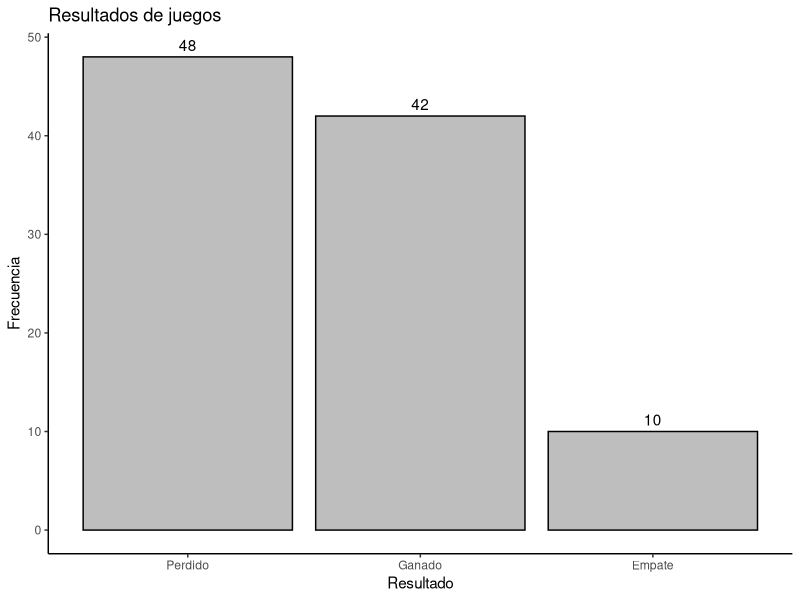
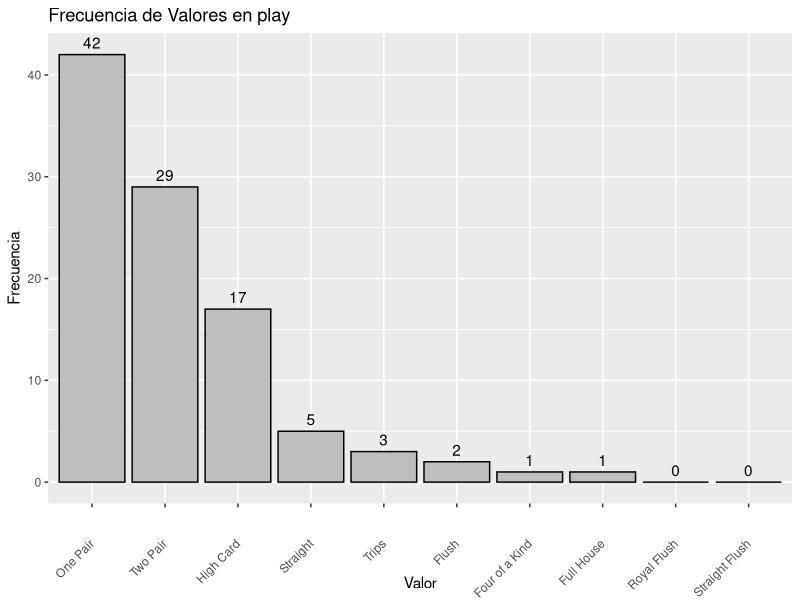
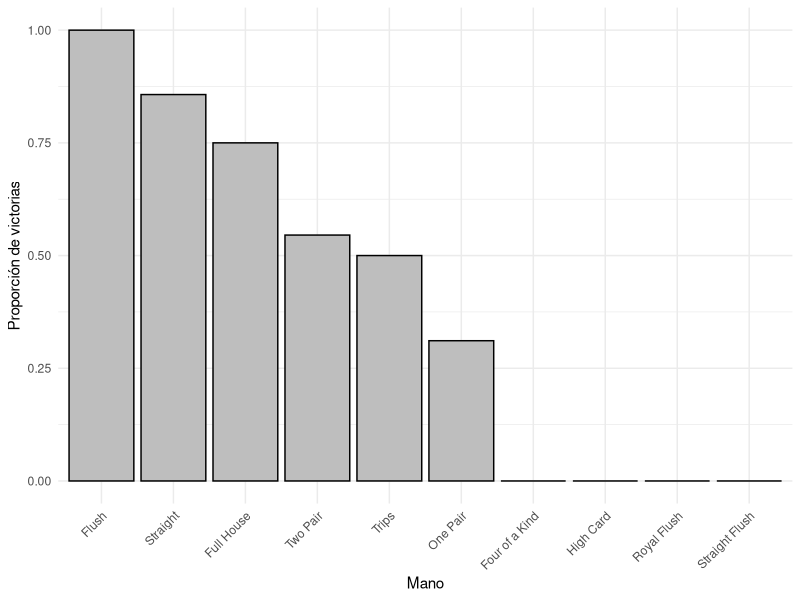
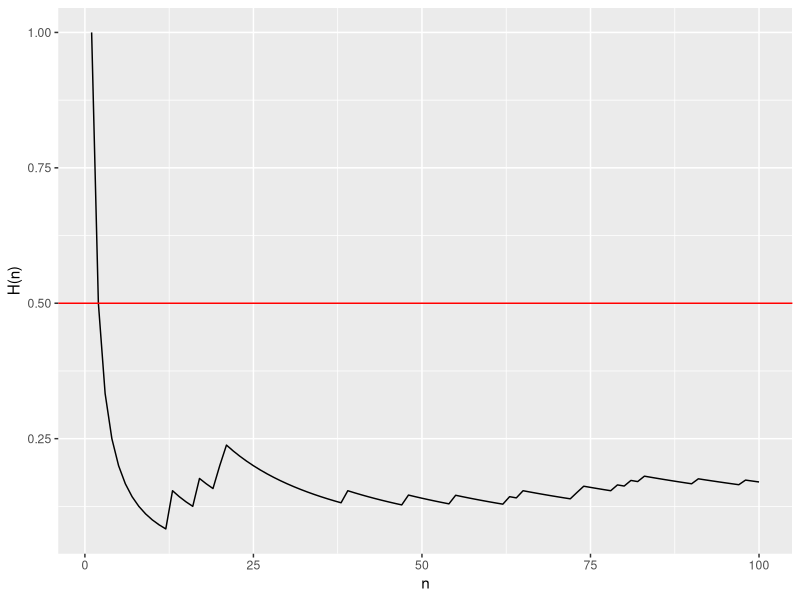
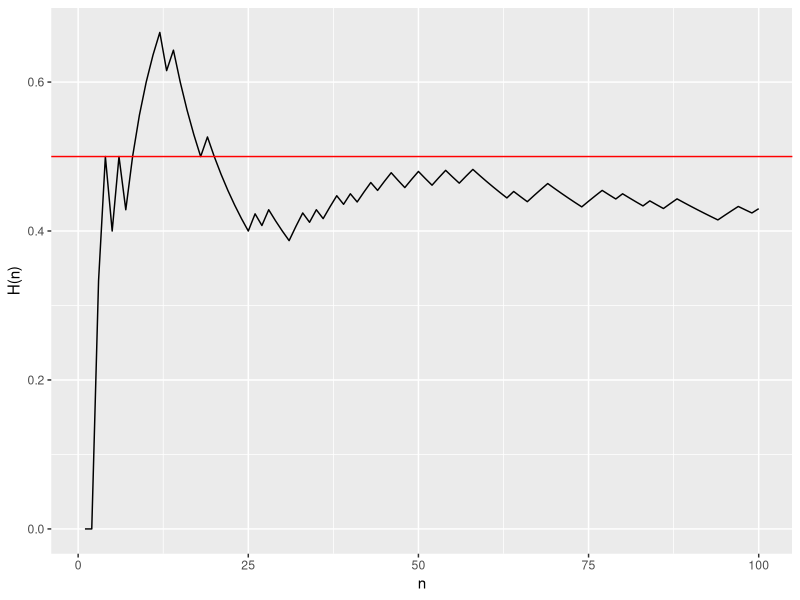
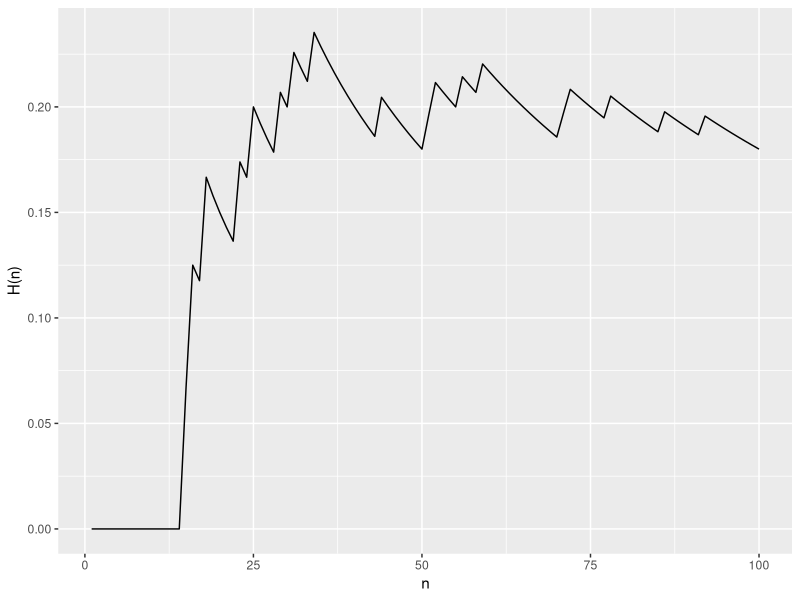
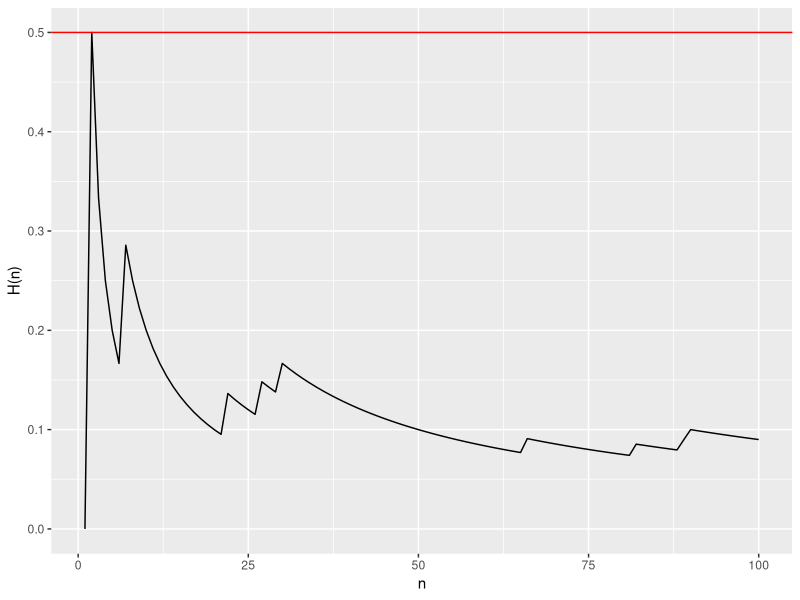
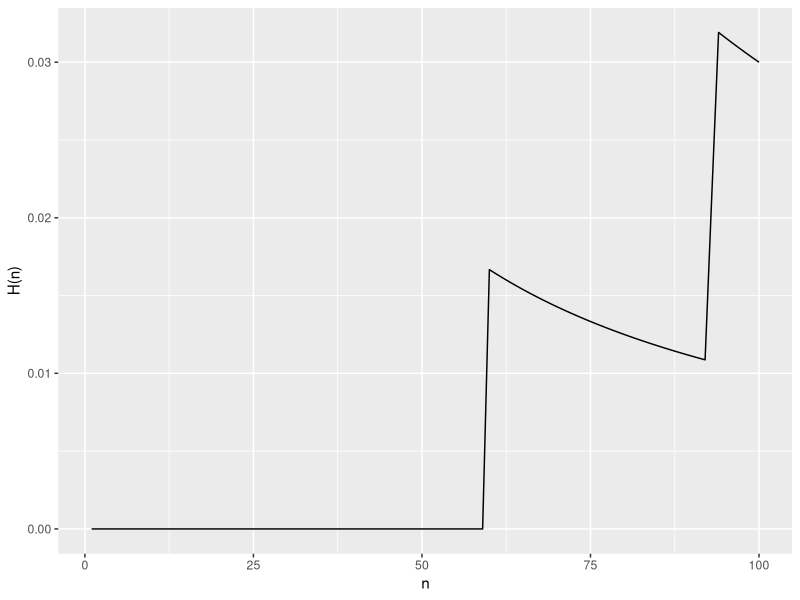

Source code (R) for these figures, in order:
## ---- chunk 1
deck <- data.frame(
  face = c("king", "queen", "jack", "ten", "nine", "eight", "seven", "six",
           "five", "four", "three", "two", "ace", "king", "queen", "jack", "ten", 
           "nine", "eight", "seven", "six", "five", "four", "three", "two", "ace", 
           "king", "queen", "jack", "ten", "nine", "eight", "seven", "six", "five", 
           "four", "three", "two", "ace", "king", "queen", "jack", "ten", "nine", 
           "eight", "seven", "six", "five", "four", "three", "two", "ace"),  
  suit = c("spades", "spades", "spades", "spades", "spades", "spades", 
           "spades", "spades", "spades", "spades", "spades", "spades", "spades", 
           "clubs", "clubs", "clubs", "clubs", "clubs", "clubs", "clubs", "clubs", 
           "clubs", "clubs", "clubs", "clubs", "clubs", "diamonds", "diamonds", 
           "diamonds", "diamonds", "diamonds", "diamonds", "diamonds", "diamonds", 
           "diamonds", "diamonds", "diamonds", "diamonds", "diamonds", "hearts", 
           "hearts", "hearts", "hearts", "hearts", "hearts", "hearts", "hearts", 
           "hearts", "hearts", "hearts", "hearts", "hearts"), 
  value = c(13, 12, 11, 10, 9, 8, 7, 6, 5, 4, 3, 2, 1, 13, 12, 11, 10, 9, 8, 
            7, 6, 5, 4, 3, 2, 1, 13, 12, 11, 10, 9, 8, 7, 6, 5, 4, 3, 2, 1, 13, 12, 11, 
            10, 9, 8, 7, 6, 5, 4, 3, 2, 1)
)
## ---- chunk 2


shuffle <- function(deck) { 
  random <- sample(1:52, size = 52)
  deck[random, ]
}

shuffle_deck <- shuffle(deck)

## ---- chunk 3
  dealer <- function(shuffle_deck, n){
  
  cards_per_player <- 2
  players = vector("list", length = n)
  
  # Reparticion de las cartas segun en la posicion en la que se encuentren 
  for(i in 1:n){
    firts <- (i)
    last <- (i + n)
    players[[i]] <- merge(shuffle_deck[firts,],shuffle_deck[last,],all=TRUE)
    
  }
  
  # se ignoran las cartas ya repartidas y se ignora una mas para agregar las tres siguientes en fila 
  remaining_cards <- shuffle_deck[(n * cards_per_player + 2):(n * cards_per_player + 4), ]
  #A la posicion en la que quedamos se ignora la siguiente carta y se define la siguiente a esa
  turn <- shuffle_deck[(n * cards_per_player + 6),]
  #A la posicion en la que quedamos se ignora la siguiente carta y se define la siguiente a esa
  river <- shuffle_deck[(n * cards_per_player + 8),]
  
  #se unen las dos cartas resntantes al data frame de las cartas de la mesa 
  remaining_cards <- merge(remaining_cards,turn,all = TRUE)
  remaining_cards <- merge(remaining_cards,river,all = TRUE)
  
  return(list(players = players, table = remaining_cards))
}
## ---- chunk 4

numPlayers <- 2

players <- dealer(shuffle_deck, numPlayers)

print(shuffle_deck)

for (i in 1:numPlayers) {
  
  print(players$players[[i]])
  
}

print(players$table)

## ---- chunk 5
#function to extract and sort the cards 
sort_cards <- function(hand_Table,hand_Player){
  cards <- merge(hand_Table,hand_Player, all = TRUE)
  sort_c <- ordenado <- cards[order(cards$value),]
  return(sort_c) 
}

#Function auxiliar for cards_poker
is_ace <- function(value){
  if(value == 1){
    return(14)
  }
  return(value)
}

## ---- chunk 6

#function for royal flush 
royal_flush <- function(cards){
  
  #definicion de variables auxiliares 
  s = 0
  c = 0
  h = 0
  d = 0
  n=6
  counter = 0
  straigh = TRUE
  Flush = FALSE
  
  #se verifica si cumple la condicion inicial de que la ultima y la primer carta 
  #y se define el color que tienen 
  if(cards[1,3] == 1 & cards[7,3] == 13){
    if(cards[1,2] == "spades"){
      s = s + 1
    }
    if(cards[1,2] == "clubs"){
      c = c + 1
    }
    if(cards[1,2] == "hearts"){
      h = h + 1
    }
    if(cards[1,2] == "diamonds"){
      d = d + 1
    }
    
    if(cards[7,2] == "spades"){
      s = s + 1
    }
    if(cards[7,2] == "clubs"){
      c = c + 1
    }
    if(cards[7,2] == "hearts"){
      h = h + 1
    }
    if(cards[7,2] == "diamonds"){
      d = d + 1
    }
    
    #While que define si la escalera se cumple si no cambia el valor de verdad del straigh
    while (straigh & n>1) {
      if( ((cards[n,3] == (cards[n+1,3]-1))|cards[n,3] == (cards[n+1,3])) & counter<3 ){
        if(cards[n,2] == "spades"){
          s = s + 1
        }
        if(cards[n,2] == "clubs"){
          c = c + 1
        }
        if(cards[n,2] == "hearts"){
          h = h + 1
        }
        if(cards[n,2] == "diamonds"){
          d = d + 1
        }
        if(cards[n,3] == (cards[n+1,3]-1)){
          counter = counter +1
        }
      }
      if((cards[n,3] == (cards[n+1,3])) & counter<3){
        if(cards[n,2] == "spades"){
          s = s + 1
        }
        if(cards[n,2] == "clubs"){
          c = c + 1
        }
        if(cards[n,2] == "hearts"){
          h = h + 1
        }
        if(cards[n,2] == "diamonds"){
          d = d + 1
        }
      }
      if((cards[n+1,3]-cards[n,3]) > 1 & counter<3){
        straigh = FALSE
      }
      n = n-1
    }
    
    #Determina si cumple la condicion del color 
    if(d == 5 | c == 5 | s == 5 | h == 5){
      Flush = TRUE
    }
    
    #Retorno dependiendo de los valores obtenidos 
    if(straigh & Flush){
      return(c(10,14,0))
    }
    if(straigh & !Flush){
      return(c(5,14,0))
    }
  }
  return(c(0,0,0))
}
## ---- chunk 7

#function for straigh flush
straigh_flush <- function(cards){
  HC = 0
  counter = 0
  straigh = FALSE
  Flush = FALSE
  broke = FALSE
  s = 0
  c = 0
  h = 0
  d = 0
  
  #se define el color de la carta en donde se empieza la iteracion
  if(cards[1,2] == "spades"){
    s =s +1
  }
  if(cards[1,2] == "clubs"){
    c =c +1
  }
  if(cards[1,2] == "hearts"){
    h =h +1
  }
  if(cards[1,2] == "diamonds"){
    d =d +1
  }
  
  #se realiza un ciclo en donde se comprueba si la carta siguiente es continua a la anterior 
  for (i in 1:6) {
    #comprueba si la siguiente es una mayor a la carta actual
    if(cards[i,3] == (cards[i+1,3]-1) & !broke){
      counter = counter+1
      HC = cards[i+1,3]
      if(cards[i+1,2] == "spades"){
        s =s +1
      }
      if(cards[i+1,2] == "clubs"){
        c =c +1
      }
      if(cards[i+1,2] == "hearts"){
        h =h +1
      }
      if(cards[i+1,2] == "diamonds"){
        d =d +1
      }
    }
    #comprueba si el valor es exactamente igual que el de la carta actual 
    if(cards[i,3] == (cards[i+1,3]) & !broke){
      if(cards[i+1,2] == "spades"){
        s =s +1
      }
      if(cards[i+1,2] == "clubs"){
        c =c +1
      }
      if(cards[i+1,2] == "hearts"){
        h =h +1
      }
      if(cards[i+1,2] == "diamonds"){
        d =d +1
      }
    }
    #define si la carta siguiente no coincide para hacer una escalera 
    if(cards[i+1,3] - cards[i,3] > 1 & counter < 4){
      counter = 0
    }
    #define si la carta siguiente no tiene una escalera pero ya se tiene una escalera 
    if(cards[i+1,3] - cards[i,3] > 1 & counter >= 4){
      broke = !broke
    }
    
  }
  
  #condicionales para saber si existe la escalera y si existe el color 
  if(counter >= 4){
    straigh = TRUE
  }
  if(s==5 | c==5 | h==5 | d==5){
    Flush=TRUE
  }
  
  #retorno de las funciones finales con respecto a los valores de straigh y flush
  if(straigh & Flush){
    return(c(9,HC,0))
  }
  if(straigh & !Flush){
    return(c(5,HC,0))
  }
  if(!straigh & !Flush){
    return(c(0,0,0))
  }
  return(c(0,0,0))
}
## ---- chunk 8

#function for flush
card_flush <- function(cards){
  
  s = c(0,0)
  c = c(0,0)
  h = c(0,0)
  d = c(0,0)
  
  #mira cada carta y segun el color lo guarda en su respectivo vector con su respectivo valor 
  for (i in 1:7) {
      if(cards[i,2] == "spades"){
        s[1] =s[1] +1
        s[2] = cards[i,3]
      }
      if(cards[i,2] == "clubs"){
        c[1] =c[1] +1
        c[2] = cards[i,3]
      }
      if(cards[i,2] == "hearts"){
        h[1] =h[1] +1
        h[2] = cards[i,3]
      }
      if(cards[i,2] == "diamonds"){
        d[1] =d[1] +1
        d[2] = cards[i,3]
      }
  }
  #define cual tipo de color es el que salio y retorna 
  if(s[1]>=5){
    return(c(6,s[2],0))
  }
  if(c[1]>=5){
    return(c(6,c[2],0))
  }
  if(h[1]>=5){
    return(c(6,h[2],0))
  }
  if(d[1]>=5){
    return(c(6,d[2],0))
  }
  return(c(0,0,0))
}
## ---- chunk 9


#Function for poker, full house, tree of a kind, two pair and pair 
cards_poker <- function(cards){
  #se define un data frame auxiliar para unirlo al principal
  aux <- data.frame(
    face = c("F"),  
    suit = c("F"), 
    value = c(0))
  # se une dicho data frame
  cards = sort_cards(aux,cards)
  
  #se definen los vectores que guardaran la cantidad de veces que se repite alguna carta 
  poker = c(0,0)
  pair = c(0,0)
  three = c(0,0)
  n=1
  HC = 0
  index = 8
  #while que va determinando si existen cartas repetidas con respecto a las anteriores 
  while (index>1) {
    if(cards[index,3] == cards[index-1,3]){
      n = n+1
    }else{
      if(n == 2){
        pair[1]=pair[1]+1
        if(pair[2] == 0 | cards[index,3] == 1){
          pair[2]=is_ace(cards[index,3])
        }
      }
      if(n == 3){
        three[1]=three[1]+1
        if(three[2] == 0 | cards[index,3] == 1){
          three[2]=is_ace(cards[index,3])
        }
      }
      if(n == 4){
        poker[1]=poker[1]+1
        poker[2]=is_ace(cards[index,3])
      }
      
      #Definition of the High Card
      if(HC==0){
        if(n==1){
          HC = cards[index,3]
        }else{
          if(n == 2 & pair[1] == 1){
            HC = 0
          }
          if(n == 2 & pair[1] == 2 ){
            HC = is_ace(cards[index-1,3])
          }
          if(n == 3 ){
            HC = is_ace(cards[index-1,3])
          }
          if(n == 4 ){
            HC = is_ace(cards[index-1,3])
          }
        }
      }
      n = 1
    }
    index = index - 1
  }
  
  #Con los valores obtenidos de los vectores llenados se define la salida que tendra la funcion
  if(poker[1]==1){
    return(c(8,poker[2],HC))
  }
  if((three[1] == 2) | (three[1] == 1 & (pair[1]==1 | pair[1]==2))){
    return(c(7,three[2],0))
  }
  if(three[1]==1 & pair[1]!=1 & pair[1]!=2){
    return(c(4,three[2],HC))
  }
  if(pair[1]==2 | pair[1]==3){
    return(c(3,pair[2],HC))
  }
  if(pair[1]==1){
    return(c(2,pair[2],HC))
  }
  return(c(1,cards[8,3],0))
}
## ---- chunk 10
#function defining the hand 
hand_defining <- function(poker_table,hand_player){
  
  cards = sort_cards(poker_table,hand_player)
  
  hand = c(0,0,0)
  
  #Define si tiene la jugada mas fuerte 
  aux = royal_flush(cards)
  if(aux[1] == 10){
    return(aux)
  }else{
    hand = aux
  }
  
  #si no la tiene determina si tiene una escalera o anteriormente obtuvo una escalera real 
  aux = straigh_flush(cards)
  if(aux[1]==9){
    return(aux)
  }
  if(hand[2]<aux[2]){
    hand = aux
  }
  
  #determina si el jugador tiene color 
  aux = card_flush(cards)
  if(aux[1]==6){
    hand = aux
  }
  
  #Por ultimo define si tiene alguna de las jugadas restantes para retornar el valor de la mano 
  aux = cards_poker(cards)
  if(aux[1]>hand[1]){
    return(aux)
  }else{
    return(hand)
  }
  
}
## ---- chunk 11

#function defining
player_won <- function(game_1,game_2){
  if(game_1[1] > game_2[1]){
    return(1)
  }
  if(game_1[1] == game_2[1] & game_1[2] > game_2[2]){
    return(1)
  }
  if(game_1[1] == game_2[1] & game_1[2] == game_2[2]){
    if(game_1[3] > game_2[3] ){
      return(1)
    }
    if(game_1[3] < game_2[3]){
      return(2)
    }
    return(3)
  }
  return(2)
}

## ---- chunk 12
prueba_straigh_flush <- data.frame(
  face = c("two", "three", "five", "four", "seven"),  
  suit = c("spades", "clubs", "spades", "diamonds", "hearts"), 
  value = c(2,3,5,4,7)
)

prueba_mano <- data.frame(
  face = c("ten", "eigth"),  
  suit = c("clubs", "spades"), 
  value = c(10,8)
)

prueba <- hand_defining(prueba_straigh_flush,prueba_mano)
prueba 
## ---- chunk 13

library(ggplot2)


win = rep(0,3)
play = rep(0,10)

for (i in 1:100) {
  
  won = 1
  
  deck_shuffle = shuffle(deck)
  players <- dealer(deck_shuffle,numPlayers)
  
  hand_player = hand_defining(players$table,players$players[[1]])
  play[hand_player[1]] = play[hand_player[1]]+1
  
  for (i in 2:numPlayers) {
    aux = player_won(hand_player,hand_defining(players$table,players$players[[i]]))
    if(aux == 2){
      won = 2
      break
    }
    won = aux
  }
  win[won] = win[won] +1
}

df_win <- data.frame(Resultado = c("Ganado", "Perdido", "Empate"),
                 Frecuencia = win)
df_win$Resultado <- reorder(df_win$Resultado, -df_win$Frecuencia)
 
ggplot(df_win, aes(x = Resultado, y = Frecuencia)) +
  geom_bar(stat = "identity", fill = "grey", color = "black") +
  geom_text(aes(label = Frecuencia), vjust = -0.5) +
  labs(title = "Resultados de juegos",
       x = "Resultado",
       y = "Frecuencia") +
  theme_classic()




df_play <- data.frame(Valor = c("High Card", "One Pair", "Two Pair", "Trips", "Straight", "Flush", "Full House", "Four of a Kind", "Straight Flush", "Royal Flush"), Frecuencia = play)

df_play$Valor <- reorder(df_play$Valor, -df_play$Frecuencia)

ggplot(df_play, aes(x = Valor, y = Frecuencia)) +
  geom_bar(stat = "identity", fill = "gray", color = "black") +
  geom_text(aes(label = Frecuencia), vjust = -0.5) +  
  labs(title = "Frecuencia de Valores en play",
       x = "Valor",
       y = "Frecuencia") +
  theme(axis.text.x = element_text(angle = 45, vjust = 0.5, hjust = 1))

## ---- chunk 14

library(ggplot2)

hand <- matrix(0, nrow = 10, ncol = 2)
aux = 0
aux_2 = 0

# Realizar simulación
for (i in 1:100) {
  deck_shuffle = shuffle(deck)
  players <- dealer(deck_shuffle, numPlayers)
  
  hand_player = hand_defining(players$table, players$players[[1]])
  
  hand[hand_player[1], 1] = hand[hand_player[1], 1] + 1
  
  for (i in 2:numPlayers) {
    aux = player_won(hand_player, hand_defining(players$table, players$players[[i]]))
    if (aux == 2) {
      break
    }
  }
  
  if (aux == 1) {
    hand[hand_player[1], 2] = hand[hand_player[1], 2] + 1 
  }
}

# Calcular la proporción de victorias por mano
win_per_hand = rep(0, 10)

for (i in 1:10) {
  if (hand[i, 1] != 0) {
    win_per_hand[i] = hand[i, 2] / hand[i, 1]
  }
}

# Crear el data frame para ggplot con nombres de manos


data_df <- data.frame(Valor = c("High Card", "One Pair", "Two Pair", "Trips", "Straight", "Flush", "Full House", "Four of a Kind", "Straight Flush", "Royal Flush"),win_ratio = win_per_hand)

data_df$Valor <- reorder(data_df$Valor, -data_df$win_ratio)


# Crear la gráfica
ggplot(data = data_df, aes(x = Valor, y = win_ratio)) +
  geom_bar(stat = "identity", fill = "gray", color = "black") +
  ylim(0, 1) +
  labs(x = "Mano", y = "Proporción de victorias") +
  theme_minimal() +
  theme(axis.text.x = element_text(angle = 45, hjust = 1))


## ---- chunk 15

library(ggplot2)

num_sim <- 100

jugadas <- matrix(0,nrow = 10,ncol = num_sim)

for (i in 1:num_sim) {
  
  
  deck_shuffle = shuffle(deck)
  players <- dealer(deck_shuffle,numPlayers)
  
  hand_player = hand_defining(players$table,players$players[[1]])
  
  jugadas[hand_player[1],i] = 1
  
}

  Hn = cumsum(jugadas[1,1:num_sim])
  simu = data.frame(n = 1:num_sim, Hn1 = Hn)

  ggplot(data=simu, aes(x=n, y= Hn1/n))+
  geom_line() +
  geom_abline(intercept=0.5, slope=0, color = 'red', linewidth=.5) +
  ylab("H(n)")
  
  Hn = cumsum(jugadas[2,1:num_sim])
  simu = data.frame(n = 1:num_sim, Hn1 = Hn)

  ggplot(data=simu, aes(x=n, y= Hn1/n))+
  geom_line() +
  geom_abline(intercept=0.5, slope=0, color = 'red', linewidth=.5) +
  ylab("H(n)")
  
  Hn = cumsum(jugadas[3,1:num_sim])
  simu = data.frame(n = 1:num_sim, Hn1 = Hn)

  ggplot(data=simu, aes(x=n, y= Hn1/n))+
  geom_line() +
  geom_abline(intercept=0.5, slope=0, color = 'red', linewidth=.5) +
  ylab("H(n)")
  
  Hn = cumsum(jugadas[4,1:num_sim])
  simu = data.frame(n = 1:num_sim, Hn1 = Hn)

  ggplot(data=simu, aes(x=n, y= Hn1/n))+
  geom_line() +
  geom_abline(intercept=0.5, slope=0, color = 'red', linewidth=.5) +
  ylab("H(n)")
  
  Hn = cumsum(jugadas[5,1:num_sim])
  simu = data.frame(n = 1:num_sim, Hn1 = Hn)

  ggplot(data=simu, aes(x=n, y= Hn1/n))+
  geom_line() +
  geom_abline(intercept=0.5, slope=0, color = 'red', linewidth=.5) +
  ylab("H(n)")
  
  Hn = cumsum(jugadas[6,1:num_sim])
  simu = data.frame(n = 1:num_sim, Hn1 = Hn)

  ggplot(data=simu, aes(x=n, y= Hn1/n))+
  geom_line() +
  geom_abline(intercept=0.5, slope=0, color = 'red', linewidth=.5) +
  ylab("H(n)")
  
  Hn = cumsum(jugadas[7,1:num_sim])
  simu = data.frame(n = 1:num_sim, Hn1 = Hn)

  ggplot(data=simu, aes(x=n, y= Hn1/n))+
  geom_line() +
  geom_abline(intercept=0.5, slope=0, color = 'red', linewidth=.5) +
  ylab("H(n)")
  
  Hn = cumsum(jugadas[8,1:num_sim])
  simu = data.frame(n = 1:num_sim, Hn1 = Hn)

  ggplot(data=simu, aes(x=n, y= Hn1/n))+
  geom_line() +
  geom_abline(intercept=0.5, slope=0, color = 'red', linewidth=.5) +
  ylab("H(n)")
  
  Hn = cumsum(jugadas[9,1:num_sim])
  simu = data.frame(n = 1:num_sim, Hn1 = Hn)

  ggplot(data=simu, aes(x=n, y= Hn1/n))+
  geom_line() +
  geom_abline(intercept=0.5, slope=0, color = 'red', linewidth=.5) +
  ylab("H(n)")
  
  Hn = cumsum(jugadas[10,1:num_sim])
  simu = data.frame(n = 1:num_sim, Hn1 = Hn)

  ggplot(data=simu, aes(x=n, y= Hn1/n))+
  geom_line() +
  geom_abline(intercept=0.5, slope=0, color = 'red', linewidth=.5) +
  ylab("H(n)")


## ---- chunk 16
library(ggplot2)

# Crear un vector con los nombres correspondientes
nombres <- c("High Card", "One Pair", "Two Pair", "Trips", "Straight", 
             "Flush", "Full House", "Four of a Kind", "Straight Flush", 
             "Royal Flush")

# Inicializar el objeto de la gráfica fuera del bucle
p <- ggplot() +
  geom_abline(intercept=0.5, slope=0, color='red', linewidth=0.5) +
  ylab("H(n)")

# Crear un bucle para generar cada gráfica
for (i in 1:10) {
  Hn <- cumsum(jugadas[i, 1:num_sim])
  simu <- data.frame(n=1:num_sim, Hn1=Hn)
  
  # Agregar el nombre correspondiente en el eje X
  simu$nombre <- nombres[i]
  
  # Agregar una nueva capa a la gráfica con los datos actuales
  p <- p + geom_line(data=simu, aes(x=n, y=Hn1/n, color=nombre), linewidth=1)
}
p + theme_minimal() +
  scale_color_brewer(palette="Set3") +
  labs(title="Graficas de probabilidad",
       x="Simulación",
       y="H(n)/n") +
  theme(legend.position="right")


